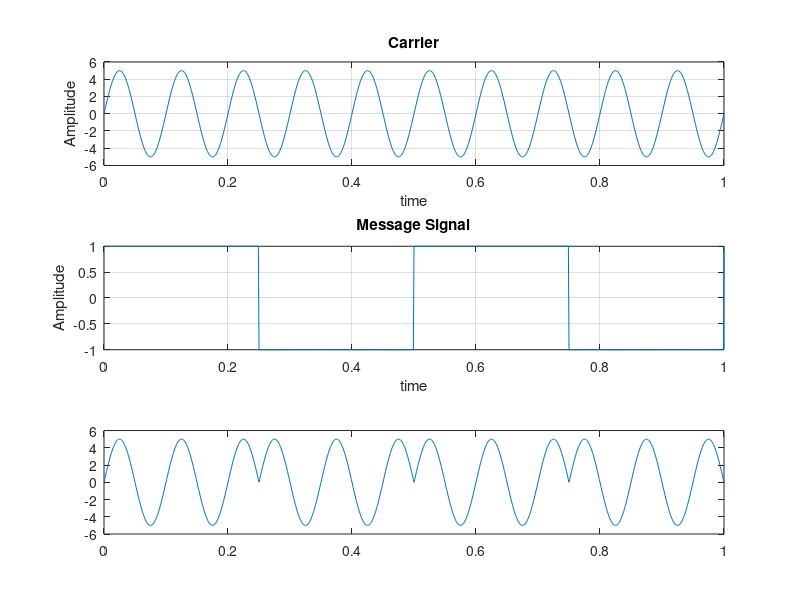
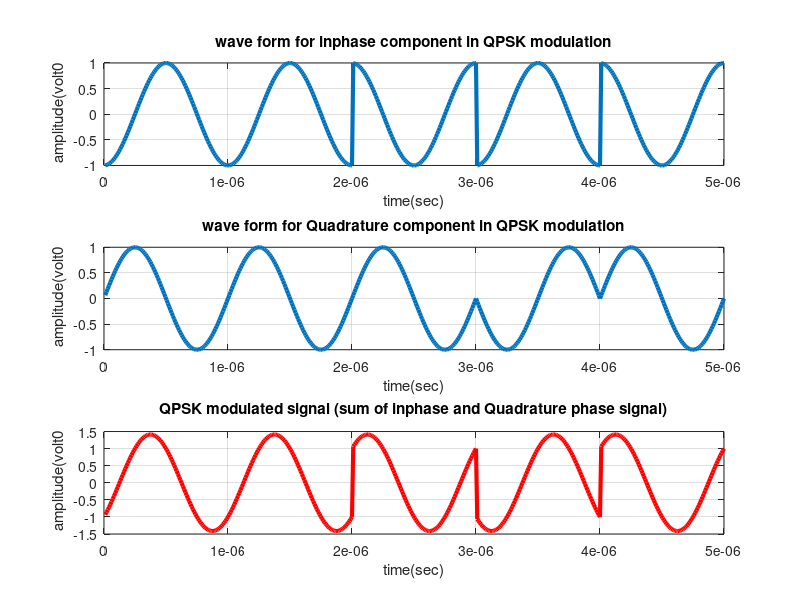

Write the MATLAB code that produced these figures, in order. (Note: this script raises an error after producing the figures.)
clc
clear all
close all

%BPSK
A=5;
t=0:.001:1;
f1=10;
f2=2;
b=A.*sin(2*pi*f1*t);%Carrier Sine
subplot(3,1,1);
%figure
plot(t,b);
xlabel('time');
ylabel('Amplitude');
title('Carrier');
grid on;

u=square(2*pi*f2*t);%Message signal
subplot(3,1,2);
%figure
plot(t,u);
xlabel('time');
ylabel('Amplitude');
title('Message Signal');
grid on;

v=b.*u;
subplot(3,1,3);
plot(t,v)

%QPSK
data=[0  1 0 1 1 1 0 0 1 1]; % information

data_NZR=2*data-1; % Data Represented at NZR form for QPSK modulation
s_p_data=reshape(data_NZR,2,length(data)/2);  % S/P convertion of data

br=10.^6; %transmission bit rate  
f=br;
T=1/br; % bit duration
t=T/99:T/99:T; % Time vector for one bit information

%QPSK modulation
y=[];
y_in=[];
y_qd=[];
for(o=1:length(data)/2)
    y1=s_p_data(1,o)*cos(2*pi*f*t); % inphase component
    y2=s_p_data(2,o)*sin(2*pi*f*t) ;% Quadrature component
    y_in=[y_in y1]; % inphase signal vector
    y_qd=[y_qd y2]; %quadrature signal vector
    y=[y y1+y2]; % modulated signal vector
end
Tx_sig=y; % transmitting signal after modulation
tt=T/99:T/99:(T*length(data))/2;

figure(2)

subplot(3,1,1);
plot(tt,y_in,'linewidth',3), grid on;
title(' wave form for inphase component in QPSK modulation ');
xlabel('time(sec)');
ylabel(' amplitude(volt0');

subplot(3,1,2);
plot(tt,y_qd,'linewidth',3), grid on;
title(' wave form for Quadrature component in QPSK modulation ');
xlabel('time(sec)');
ylabel(' amplitude(volt0');

subplot(3,1,3);
plot(tt,Tx_sig,'r','linewidth',3), grid on;
title('QPSK modulated signal (sum of inphase and Quadrature phase signal)');
xlabel('time(sec)');
ylabel(' amplitude(volt0');



m=2;
L = 2*m;%Nyquist equation

T=0.01:0.001:.05;
Pf =0.01:0.01:1;
snr_dB = -4;
snr_dB1 = 0;
snr_dB2 = 2;
%-----Linear Value of SNR-----%
snr1 = 10.^(snr_dB./20);
snr2 = 10.^(snr_dB1./20);
snr3 = 10.^(snr_dB2./20);
for p = 1:length(Pf)
    g = 0;
    j = 0;
    k = 0;
    l = 0;
    c = 0;
    d = 0;
       
    for kk=1:400 % No. of Monte Carlo Simulations
        Noise1=1/sqrt(2)*(randn(1,L)+1i*randn(1,L));  % AWGN noise with mean=0 var=1
        Noise2=1/sqrt(2)*(randn(1,L)+2i*randn(1,L));
        Noise3=1/sqrt(2)*(randn(1,L)+3i*randn(1,L));
        
       K=2; %Rician fading
         mu = sqrt( K/(2*(K+1))); 
         su = sqrt( 1/(2*(K+1)));
         ri = ( su*randn(1,L) + mu ) + 1i*( su*randn(1,L) + mu );
         R = abs(ri);
         
       
        
        n1=Noise1*snr1;
        n2=Noise2*snr2;
        n3=Noise3*snr3;
        
        pn1 = (std(Noise1)).^2;%Noise power 
        pn2 = (std(Noise2)).^2;
        pn3 = (std(Noise3)).^2;
        
        Signal = v(1:L); %BPSK
        Recv_Sig1 = R.*Signal + n1;
        Recv_Sig2 = R.*Signal + n2;
        Recv_Sig3 = R.*Signal + n3;
        
        Sign = Tx_sig(1:L);%QPSK
        Rev_Sig1 = R.*Sign + n1;
        Rev_Sig2 = R.*Sign + n2;
        Rev_Sig3 = R.*Sign + n3;
        
        % Energy of received signal
        Energy1 = abs(Recv_Sig1).^2; %BPSK
        Energy2 = abs(Recv_Sig2).^2;
        Energy3 = abs(Recv_Sig3).^2;
        
        Energy4 = abs(Rev_Sig1).^2; %QPSK
        Energy5 = abs(Rev_Sig2).^2;
        Energy6 = abs(Rev_Sig3).^2;
        
        %Threshold Calculation
        Threshold(p) = gaminv(1-Pf(p),m)*2;
         
        
       
        signal_power1(p) = sum(abs(Recv_Sig1.^2))/pn1; %BPSK
        signal_power2(p) = sum(abs(Recv_Sig2.^2))/pn2;
        signal_power3(p) = sum(abs(Recv_Sig3.^2))/pn3;
        signal_power4(p) = sum(abs(Rev_Sig1.^2))/pn1; %QPSK
        signal_power5(p) = sum(abs(Rev_Sig2.^2))/pn2;
        signal_power6(p) = sum(abs(Rev_Sig3.^2))/pn3;
        
        
        if(signal_power1(p) > Threshold(p))  %BPSK
            j=j+1;
        end
        if(signal_power4(p) > Threshold(p))  %BPSK
            g=g+1;
        end
        
        if(signal_power2(p) > Threshold(p))
            l=l+1;
        end
        if(signal_power5(p) > Threshold(p))
            k=k+1;
        end
        
        if(signal_power3(p) > Threshold(p))  
            d=d+1;
        end
        if(signal_power6(p) > Threshold(p))  
            c=c+1;
        end
end
Pd1(p) = j/kk;
Pd2(p)= g/kk;
Pd3(p) = l/kk;
Pd4(p) = k/kk;
Pd5(p) = d/kk;
Pd6(p) = c/kk;

pm1(p)=1-Pd1(p);
pm2(p)=1-Pd2(p);
pm3(p)=1-Pd3(p);
pm4(p)=1-Pd4(p);
pm5(p)=1-Pd5(p);
pm6(p)=1-Pd6(p);


end
figure
loglog(Pf,pm1,'b',Pf,pm3,'r',Pf,pm5,'c','LineWidth', 3);
hold on
grid on
xlabel('Probability of false alarm,P_{f}','FontSize',30);
ylabel('Probability of misdetection,P_{m}','FontSize',30);
title('CROC Curve Under Rician Channel','FontSize',30);
leg=legend('Rician for snr= -4dB','Rician for snr= 0dB', 'Rician for snr= 2dB');
set(leg,'FontSize',30)